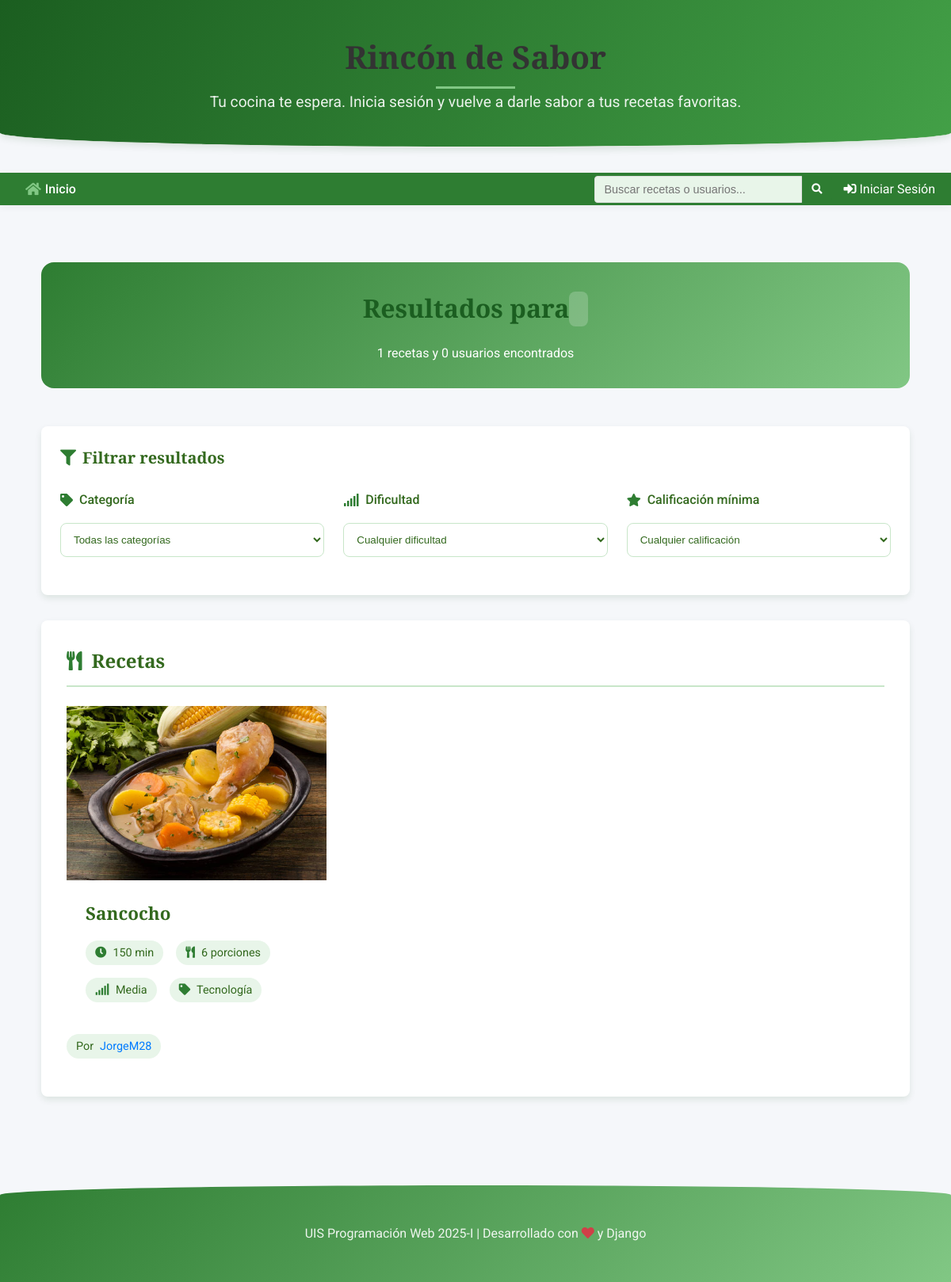
The page /buscar/ on the database its author committed.
### post/models.py (models this page shows, shortened)
class Recipe(models.Model):
    DIFFICULTY_CHOICES = [
        ('FACIL', 'Fácil'),
        ('MEDIA', 'Media'),
        ('DIFICIL', 'Difícil'),
    ]
    title = models.CharField(max_length=200, verbose_name='Título')
    ingredients = models.TextField(verbose_name='Ingredientes')
    instructions = models.TextField(verbose_name='Instrucciones')
    prep_time = models.PositiveIntegerField(verbose_name='Tiempo de Preparación (minutos)', default=0)
    cook_time = models.PositiveIntegerField(verbose_name='Tiempo de Cocción (minutos)', default=0)
    servings = models.PositiveIntegerField(verbose_name='Porciones', default=1)
    difficulty = models.CharField(max_length=10, choices=DIFFICULTY_CHOICES, default='MEDIA', verbose_name='Dificultad')
    recipe_image = models.ImageField(upload_to='recipe_pics/', null=True, blank=True, verbose_name='Imagen de la Receta')
    author = models.ForeignKey(User, on_delete=models.CASCADE, verbose_name='Autor')
    category = models.ForeignKey(Category, on_delete=models.SET_NULL, null=True, blank=True, verbose_name='Categoría')
    created_at = models.DateTimeField(auto_now_add=True, verbose_name='Fecha de Creación')
    updated_at = models.DateTimeField(auto_now=True, verbose_name='Última Actualización')
    published = models.BooleanField(default=True, verbose_name='Publicada')
    def total_time(self):
        return self.prep_time + self.cook_time

class Category(models.Model):
    name = models.CharField(max_length=100, unique=True)
    class Meta:
        verbose_name = "Category"
        verbose_name_plural = "Categories"

### post/views.py (the view, shortened to what this page needs)
# urls.py: path('buscar/', views.buscar, name='buscar'),
def buscar(request):
    query = request.GET.get('q', '')
    min_rating = request.GET.get('min_rating', '0')
    difficulty = request.GET.get('difficulty', '')
    categoria_id = request.GET.get('categoria', '')
    if query:
        recetas = Recipe.objects.filter(
            Q(title__icontains=query) |
            Q(ingredients__icontains=query) |
            Q(category__name__icontains=query)
        ).filter(published=True).distinct()
        usuarios = User.objects.filter(username__icontains=query)
    else:
        recetas = Recipe.objects.filter(published=True)
        usuarios = User.objects.none()
    if usuarios:
        usuarios = usuarios.select_related('profile')
    if categoria_id:
        recetas = recetas.filter(category_id=categoria_id)
    if difficulty:
        recetas = recetas.filter(difficulty=difficulty)
    categorias = Category.objects.all()
    return render(request, 'post/resultados_busqueda.html', {
        'query': query,
        'recetas': recetas,
        'usuarios': usuarios,
        'total_recetas': recetas.count(),
        'total_usuarios': usuarios.count(),
        'categorias': categorias,
        'categoria_seleccionada': categoria_id,
        'min_rating': min_rating,
        'difficulty': difficulty,
        'difficulty_choices': Recipe.DIFFICULTY_CHOICES,
    })

### post/templates/post/resultados_busqueda.html (shortened to what this page needs)
{% extends 'post/base.html' %}
{% load static %}
{% block extra_head %}
<link rel="stylesheet" href="{% static 'post/css/search.css' %}">
{% endblock %}
{% block content %}
<div class="search-results-container">
    <div class="search-header">
        <h1>Resultados para <span class="search-query">{{ query }}</span></h1>
        <p>{{ total_recetas }} recetas y {{ total_usuarios }} usuarios encontrados</p>
    </div>
    {% if recetas or usuarios %}
        <div class="search-filters">
            <h3><i class="fas fa-filter"></i> Filtrar resultados</h3>
            <form method="GET" action="{% url 'post:buscar' %}" id="filter-form">
                <div class="filter-row">
                    <div class="filter-group">
                        <label><i class="fas fa-tag"></i> Categoría</label>
                        <select name="categoria" class="filter-select">
                            <option value="">Todas las categorías</option>
                        </select>
                    </div>
                    <div class="filter-group">
                        <label><i class="fas fa-signal"></i> Dificultad</label>
                        <select name="difficulty" class="filter-select">
                            <option value="">Cualquier dificultad</option>
                        </select>
                    </div>
                    <div class="filter-group">
                        <label><i class="fas fa-star"></i> Calificación mínima</label>
                        <select name="min_rating" class="filter-select">
                            <option value="0">Cualquier calificación</option>
                        </select>
                    </div>
                </div>
            </form>
        </div>
        {% if recetas %}
        <div class="search-section">
            <h2 class="section-title"><i class="fas fa-utensils"></i> Recetas</h2>
            <div class="grid-recetas">
                {% for receta in recetas %}
                    <div class="receta-result">
                        {% include "post/includes/recetas_grid.html" with receta=receta %}
                        <div class="receta-meta">
                            <span>Por <a href="{% url 'post:perfil_publico' receta.author.username %}">{{ receta.author.username }}</a></span>
                        </div>
                    </div>
                {% endfor %}
            </div>
        </div>
        {% endif %}
    {% else %}
        <div class="no-results">
            <i class="fas fa-search"></i>
            <h3>No se encontraron resultados</h3>
            <p>Intenta con otros términos de búsqueda o ajusta los filtros</p>
        </div>
    {% endif %}
</div>
{% endblock %}

### post/templates/post/includes/recetas_grid.html
<div class="receta-card">
    {% if receta.recipe_image %}
        <div class="receta-img">
            <img src="{{ receta.recipe_image.url }}" alt="{{ receta.title }}">
        </div>
    {% else %}
        <div class="receta-img no-image">
            <i class="fas fa-utensils"></i>
        </div>
    {% endif %}
    <div class="receta-content">
        <h3 class="receta-title">
            <a href="{% url 'post:detalle_receta' receta.id %}">{{ receta.title }}</a>
        </h3>
        <div class="receta-meta">
            <span><i class="fas fa-clock"></i> {{ receta.total_time }} min</span>
            <span><i class="fas fa-utensils"></i> {{ receta.servings }} porciones</span>
            <span><i class="fas fa-signal"></i> {{ receta.get_difficulty_display }}</span>
            {% if receta.category %}
                <span><i class="fas fa-tag"></i> {{ receta.category.name }}</span>
            {% endif %}
        </div>
    </div>
</div>

### post/static/post/css/base.css (style rules this page uses)
:root { --color-primary: #2E7D32; --color-secondary: #43A047; --color-accent: #00C853; --color-light: #81C784; --color-ultralight: #E8F5E9; --color-dark: #1B5E20; --color-cream: #FFF8E1; --color-brown: #795548; --color-background: #F5F5F5; --color-surface: #FFFFFF; --color-text: #33691E; --color-text-light: #558B2F; --color-border: #C8E6C9; --color-success: #388E3C; --color-warning: #FF9800; --color-danger: #D32F2F; --gradient-primary: linear-gradient(135deg, #2E7D32 0%, #81C784 100%); --gradient-header: linear-gradient(120deg, #1B5E20 0%, #43A047 100%); --gradient-card: linear-gradient(to bottom, #FFFFFF, #F1F8E9); --shadow-sm: 0 2px 4px rgba(0, 70, 0, 0.05); --shadow: 0 4px 8px rgba(0, 70, 0, 0.1); --shadow-lg: 0 8px 16px rgba(0, 70, 0, 0.15); --radius-sm: 0.375rem; --radius: 0.5rem; --radius-lg: 1rem; --radius-xl: 2rem; --font-primary: 'Montserrat', sans-serif; --font-secondary: 'Playfair Display', serif; }
body { font-family: var(--font-primary); background-color: var(--color-ultralight); color: var(--color-text); line-height: 1.6; background-image: url('/static/post/img/leaf-pattern.png'); background-size: 200px; background-blend-mode: overlay; margin: 0; padding: 0; min-height: 100vh; display: flex; flex-direction: column; }
h1, h2, h3, h4, h5, h6 { font-family: var(--font-secondary); color: var(--color-dark); font-weight: 600; }
a { color: var(--color-primary); text-decoration: none; transition: all 0.3s ease; }
.receta-img { height: 220px; overflow: hidden; position: relative; }
.receta-img img { width: 100%; height: 100%; object-fit: cover; transition: transform 0.6s ease; }
.receta-img::after { content: ''; position: absolute; bottom: 0; left: 0; width: 100%; height: 30%; background: linear-gradient(to top, rgba(0,0,0,0.5), transparent); opacity: 0; transition: opacity 0.3s ease; }
.receta-content { padding: 1.5rem; flex-grow: 1; display: flex; flex-direction: column; }
.receta-title { font-size: 1.4rem; margin-bottom: 1rem; font-weight: 600; }
.receta-title a { color: var(--color-text); text-decoration: none; transition: color 0.3s ease; }
.receta-meta { display: flex; flex-wrap: wrap; gap: 1rem; margin-bottom: 1rem; font-size: 0.9rem; }
.receta-meta span { display: flex; align-items: center; gap: 0.5rem; background-color: var(--color-ultralight); padding: 0.25rem 0.75rem; border-radius: var(--radius-xl); color: var(--color-text); }
.receta-meta i { color: var(--color-primary); }
label { display: block; margin-bottom: 0.5rem; color: var(--color-text); font-weight: 500; }
input[type="text"], input[type="email"], input[type="password"], input[type="number"], textarea, select { width: 100%; padding: 0.75rem 1rem; border: 2px solid var(--color-border); border-radius: var(--radius); background-color: var(--color-ultralight); color: var(--color-text); font-family: var(--font-primary); transition: all 0.3s ease; }
.grid-recetas { display: grid; grid-template-columns: repeat(auto-fill, minmax(300px, 1fr)); gap: 2rem; }

### post/templates/post/base.html (style rules this page uses)
:root { --primary-color: #007bff; --secondary-color: #6c757d; --dark-color: #333; --light-color: #f8f9fa; --danger-color: #dc3545; --success-color: #28a745; }
* { margin: 0; padding: 0; box-sizing: border-box; }
body { font-family: 'Roboto', sans-serif; line-height: 1.6; background-color: #f5f7fa; color: #333; }
h1, h2, h3, h4, h5, h6 { font-family: 'Playfair Display', serif; }
a { text-decoration: none; color: var(--primary-color); }

### rows shown on the page
Recipe: recipe_image (picture), title "Sancocho", total_time "150", servings "6", difficulty "Media", category.name "Tecnología", author.username "JorgeM28"

### other values the page prints
{{ total_recetas }} "1"
{{ total_usuarios }} "0"
